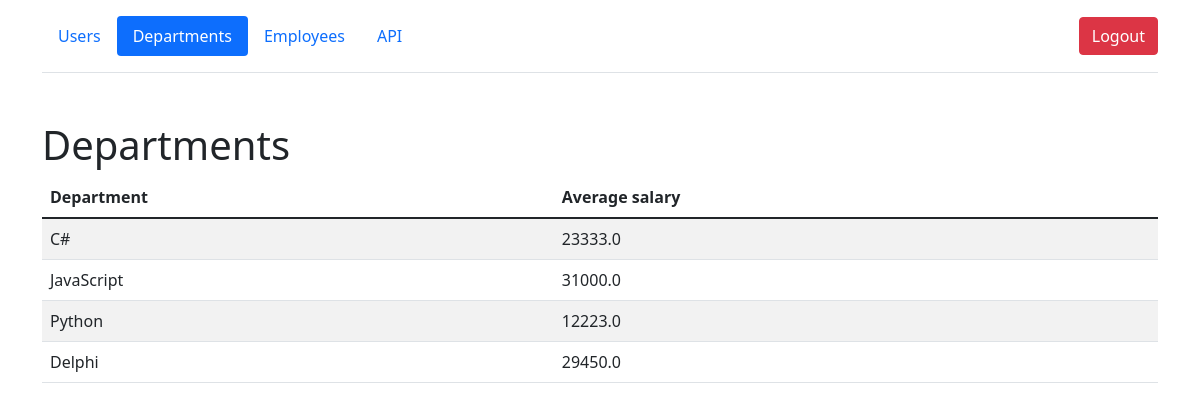
Screenshot of /departments (signed in) with the database file from the repository.
### models/departments.py (models this page shows, shortened)
class Departments(db.Model):
    __table_args__ = {'extend_existing': True}
    id = db.Column(db.Integer, primary_key=True)
    department = db.Column(db.String(50), nullable=False)

### views/views_departments.py (the view, shortened to what this page needs)
@api_departments.route('/departments', methods=['POST', 'GET'])
@login_required
def departments_page():
    departments = Departments.query.all()
    employees = Employees.query.all()
    dnt_salary = avg_salaries(departments, employees)
    return render_template('departments_for_users.html', departments=departments, dnt_salary=dnt_salary)

### migrations/migrations_funcs.py (called while the page is built)
def avg_salaries(departments, employees):
    dnt_salary = {}
    for dnt in departments:
        dnt_salary[dnt.department] = []
    for emp in employees:
        for dnt in departments:
            if emp.department == dnt.department:
                dnt_salary[dnt.department].append(emp.salary)
    for dnt_name in dnt_salary:
        avg_salary = None
        if dnt_salary[dnt_name]:
            avg_salary = 0
            for salary in dnt_salary[dnt_name]:
                avg_salary += salary
            avg_salary /= len(dnt_salary[dnt_name])
            dnt_salary[dnt_name] = round(avg_salary, 3)
        else:
            avg_salary = 'No employees'
            dnt_salary[dnt_name] = avg_salary
    return dnt_salary

### views/views_departments.py (called while the page is built)
@api_departments.before_request
def check_session():
    users = User.query.filter_by(login=session.get('user')).all()
    if users:
        login_user(users[0])
        session.permanent = False
    else:
        return redirect('/')

### templates/departments_for_users.html (shortened to what this page needs)
{% extends 'base.html' %}
{% block body %}
<div class="container">
        <header class="d-flex flex-wrap align-items-center justify-content-center justify-content-md-between py-3 mb-4 border-bottom">
          <ul class="nav nav-pills">
              <li class="nav-item"><a href="/users" class="nav-link">Users</a></li>
            <li class="nav-item"><a href="/departments" class="nav-link active">Departments</a></li>
            <li class="nav-item"><a href="/employees" class="nav-link">Employees</a></li>
              <li class="nav-item"><a href="/api_list" class="nav-link">API</a></li>
          </ul>
            <div class="col-md-3 text-end">
                <a href="/logout">
                    <button type="button" class="btn btn-danger">Logout</button>
                </a>
              </div>
        </header>
      </div>
    <div class="container mt-5">
        <h1>Departments</h1>
        <table id="data" class="table table-striped">
            <thead>
              <tr>
                <th>Department</th>
                  <th>Average salary</th>
              </tr>
            </thead>
            <tbody>
              {% for dnt in departments %}
                <tr>
                    <td>
                      {{ dnt.department }}
                    </td>
                  <td>{% for dnt_name in dnt_salary %}
                      {% if dnt.department == dnt_name %}
                        {{ dnt_salary[dnt_name] }}
                      {% endif %}
                      {% endfor %}
                  </td>
                </tr>
              {% endfor %}
            </tbody>
  </table>
    </div>
{% endblock %}

### rows the page displays
Departments: department "C#", department "23333.0"
Departments: department "JavaScript", department "31000.0"
Departments: department "Python", department "12223.0"
Departments: department "Delphi", department "29450.0"
